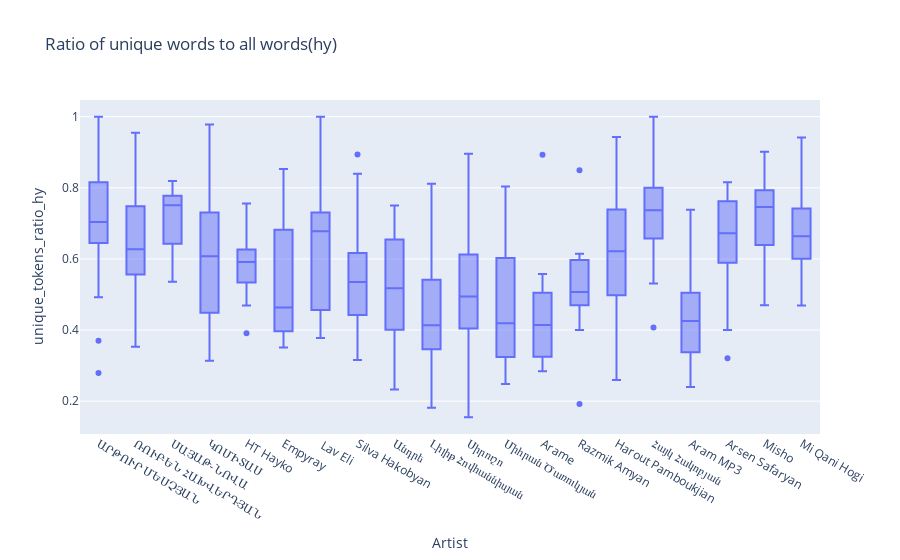

Notebook source saved alongside this figure:
### Code cell
fig = px.box(df, x='Artist', y='unique_tokens_ratio_hy', title='Ratio of unique words to all words(hy)')
fig.show()

### Figure 1 — Plotly figure (JSON) as saved in the notebook; plotly's stock layout.template omitted (floating-point values rounded to 4 significant figures; data arrays with more than 128 entries replaced by an {"elided": "..."} marker saying what was removed)
{"data": [{"alignmentgroup": "True", "hovertemplate": "Artist=%{x}<br>unique_tokens_ratio_hy=%{y}<extra></extra>", "legendgroup": "", "marker": {"color": "#636efa"}, "name": "", "notched": false, "offsetgroup": "", "orientation": "v", "showlegend": false, "type": "box", "x": {"elided": "506 str values"}, "x0": " ", "xaxis": "x", "y": {"elided": "506 float values"}, "y0": " ", "yaxis": "y"}], "layout": {"boxmode": "group", "legend": {"tracegroupgap": 0}, "title": {"text": "Ratio of unique words to all words(hy)"}, "xaxis": {"anchor": "y", "domain": [0, 1], "title": {"text": "Artist"}}, "yaxis": {"anchor": "x", "domain": [0, 1], "title": {"text": "unique_tokens_ratio_hy"}}}}
